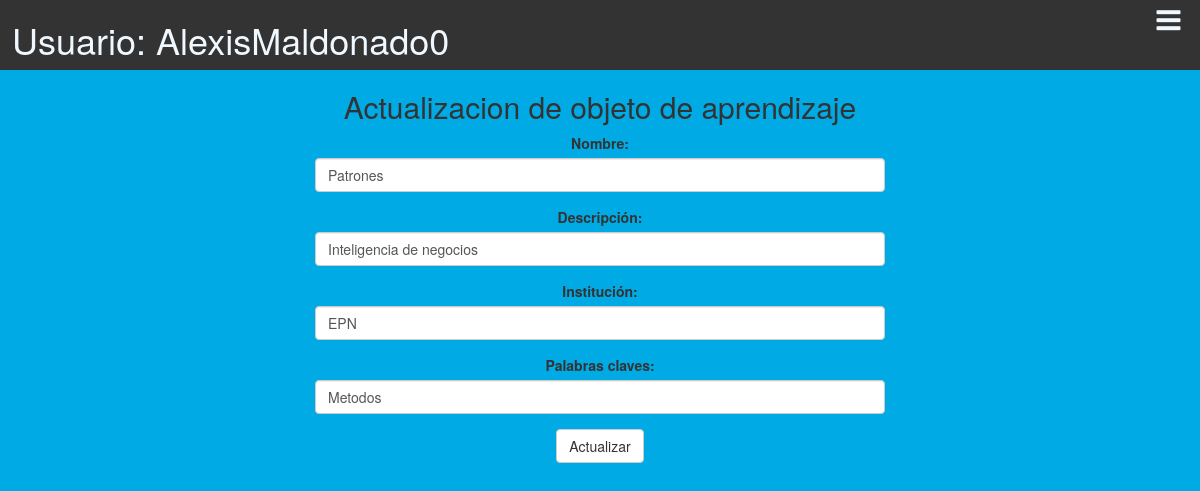
Screenshot of /aplicacion/modulos_profesor/Profesor_actualizar_Recur.php?id=3 (signed in) with the database file from the repository.
### tables this page shows
CREATE TABLE `objeto_aprendizaje` (
  `idobjeto_aprendizaje` int(11) NOT NULL,
  `nombre` varchar(45) DEFAULT NULL,
  `descripcion` varchar(500) DEFAULT NULL,
  `id_usuario` int(11) DEFAULT NULL,
  `institucion` varchar(45) DEFAULT NULL,
  `fechaCreacion` timestamp NOT NULL DEFAULT CURRENT_TIMESTAMP,
  `palabras_clave` varchar(500) DEFAULT NULL,
  `tamanio` varchar(45) DEFAULT NULL,
  `ruta` varchar(45) DEFAULT NULL,
  `materia` varchar(50) DEFAULT NULL,
  `tipo_repo` int(2) DEFAULT NULL,
  `descarga` int(11) DEFAULT NULL,
  `Privado` varchar(3) DEFAULT NULL,
  `Publico` varchar(3) DEFAULT NULL,
  `direcurl` varchar(100) DEFAULT NULL
);

### aplicacion/clases_negocio/funciones_oa_profesor.php (called while the page is built, shortened)
<?php
function obtener_oa_como_arreglo($id_objeto_aprendizaje) {
    $conexion = new Conexion();
    $statement = 'select * from objeto_aprendizaje where idobjeto_aprendizaje=?';
    $consulta = $conexion->prepare($statement);
    $consulta->setFetchMode(PDO::FETCH_ASSOC);
    $consulta->execute([$id_objeto_aprendizaje]);
    if ($consulta->rowCount() != 0) {
        $fila = $consulta->fetch();
    }
    if (isset($fila)) {
        return $fila;
    } else {
        return null;
    }
}
?>

### aplicacion/modulos_profesor/Profesor_actualizar_Recur.php (the view, shortened to what this page needs)
<!DOCTYPE html PUBLIC "-//W3C//DTD XHTML 1.0 Transitional//EN" "http://www.w3.org/TR/xhtml1/DTD/xhtml1-transitional.dtd">
<html xmlns="http://www.w3.org/1999/xhtml" lang="es">
    <head>
        <link rel="stylesheet" href="../../plugins/bootstrap/css/Profesor.css">
        <link rel="stylesheet" href="../../css/fontello.css">
        <link rel="stylesheet" href="../../plugins/bootstrap/css/bootstrap.min.css"></link>
    </head>
    <body style="background-color:#00aae4;">
       <header>
           <div class="Menu-Vertical">
              <h1>Usuario: <?php echo $_SESSION['usuario'] ?></h1>
              <label class="icon-menu" for="menu-bar"></label>
           </div>
       </header>
        <?php
        require '../clases_negocio/funciones_oa_profesor.php';
        $id_objeto_aprendizaje = filter_input(INPUT_GET, 'id');
        $objeto_de_aprendizaje = obtener_oa_como_arreglo($id_objeto_aprendizaje);
        ?>
        <main>
            <section id="banner_pr">
                <div class="container-fluid text-center">
                    <div class="row content">
                        <div class="col-sm-6 col-sm-offset-3">
                            <h2>Actualizacion de objeto de aprendizaje</h2>
                            <form onsubmit="return validar_formulario()" action="../modulos_profesor/Profesor_ejecucion_actualizar_Recu.php" method="post" enctype="multipart/form-data" >
                                <div class="form-group">
                                    <label for="nombre">Nombre:</label>
                                    <input type="text" class="form-control" id="nombre" value='<?php echo $objeto_de_aprendizaje['nombre'] ?>' name="nombre" required autocomplete="off">
                                </div>
                                <div class="form-group">
                                    <label for="descripcion">Descripción:</label>
                                    <input type="text" class="form-control" id="descripcion" value='<?php echo $objeto_de_aprendizaje['descripcion'] ?>' name="descripcion" required>
                                </div>
                                <div class="form-group">
                                    <label for="institucion">Institución:</label>
                                    <input type="text"  class="form-control" id="institucion" value='<?php echo $objeto_de_aprendizaje['institucion'] ?>'  name="institucion" required>
                                </div>
                                <div class="form-group">
                                    <label for="palabras_claves">Palabras claves:</label>
                                    <input type="text"  class="form-control" id="palabras_claves" value='<?php echo $objeto_de_aprendizaje['palabras_clave'] ?>' name="palabras_claves" required>
                                </div>
                                <button id="registrar" type="submit" class="btn btn-default">Actualizar</button></br>
                            </form>
                        </div>
                    </div>
                </div></br></br></br>
            </section>
        </main>
    </body>
</html>

### rows the page displays
objeto_aprendizaje: nombre "Patrones", descripcion "Inteligencia de negocios", institucion "EPN", palabras_claves "Metodos"

### other values shown
$_SESSION['usuario'] "AlexisMaldonado0"
